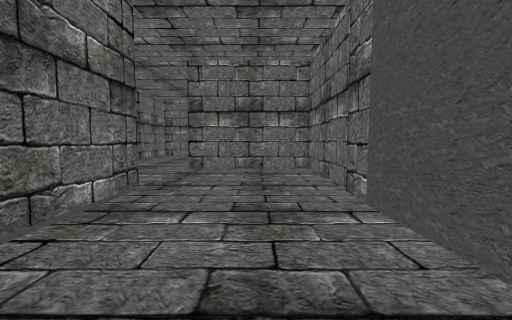
View 1 (above)

12 first-person views from a walk through a 3-D level made in the Unity game engine. The camera is 1.3 m above the floor, tilts 4° down and sees 90° across. The floor is counted in squares, 2 m on a side. Each view is taken from the middle of a square. On the plan, view 1 faces up. The plan holds only what a view shows up to about 9 squares ahead; the rest is blank. The place goes on beyond the plan.

View 2
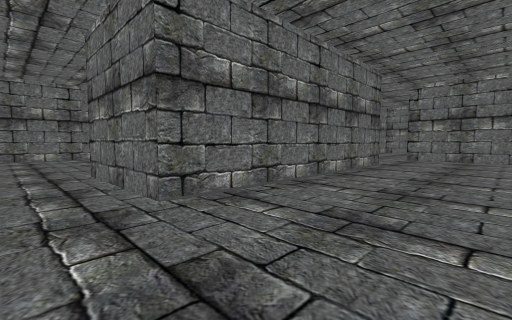

View 3
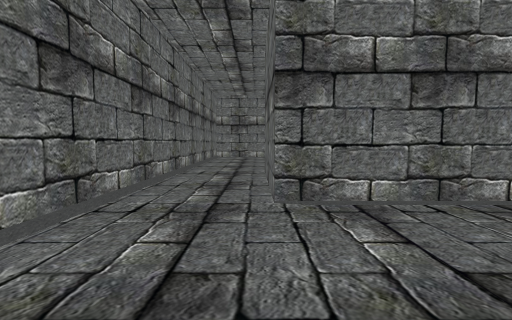

View 4
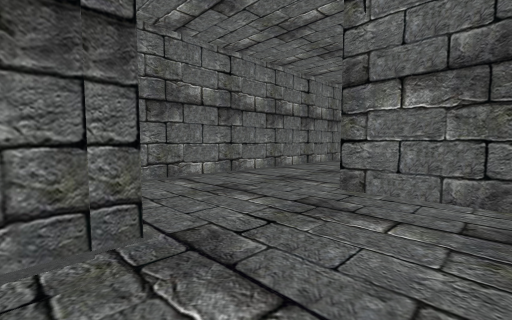

View 5
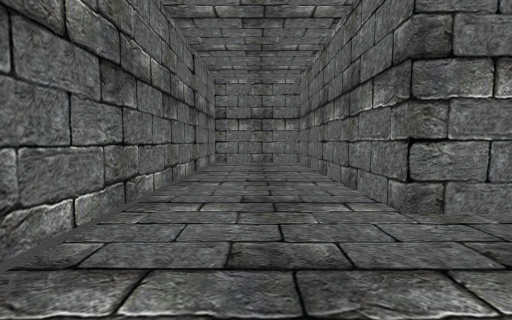

View 6
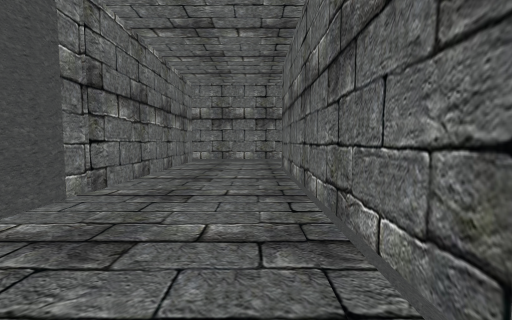

View 7
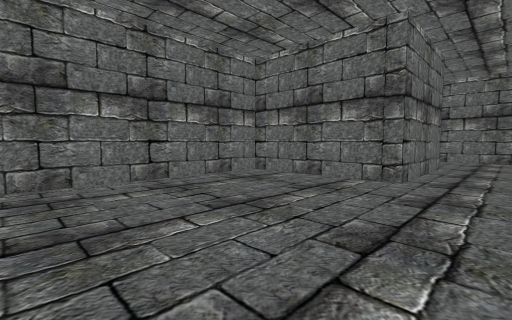

View 8
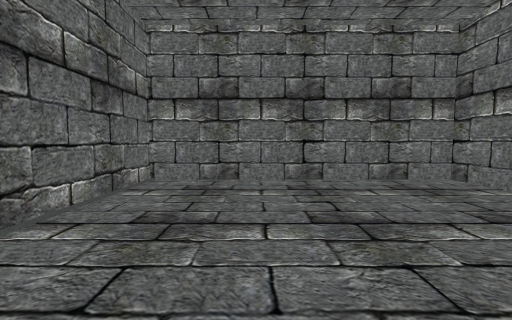

View 9
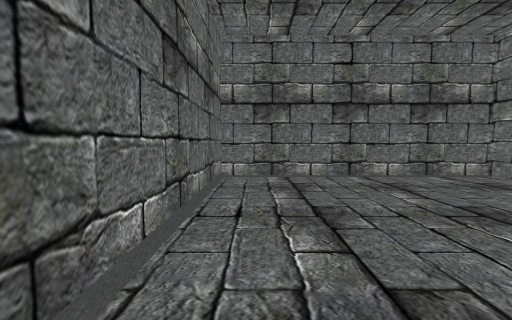

View 10
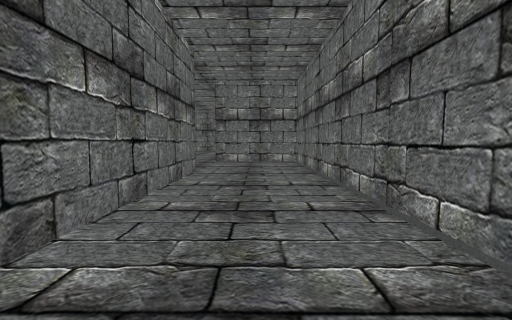

View 11
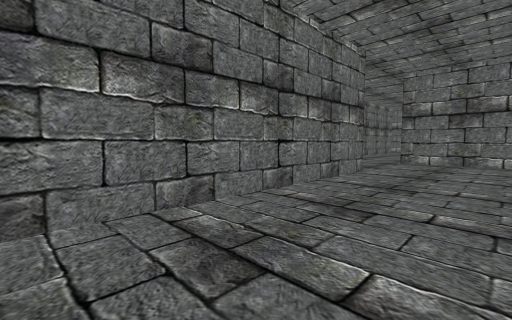

View 12
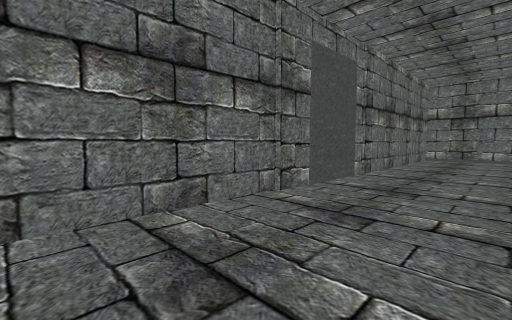

### Floor plan
Ten units are one square. View 1 is at (0, 0); x grows to the right and y downward. Boxes are objects, and circles mark ways between rooms. Rooms are numbered by the first view taken in them; rooms with no view inside come last. Other rooms are left out.
<svg viewBox="-103 -126 120 178">
<path fill="none" stroke="#000" d="M-56 47 12 47 12 -63 -17 -63 -17 -121 -43 -121 -43 -36 -17 -36 -17 28 -46 28M-46 28 -46 -4 -98 -4 -98 47 -56 47"/>
<circle cx="-45" cy="35" r="3" fill="#2a7"/>
<text x="-10" y="-30">1</text>
<text x="-70" y="20">2</text>
</svg>
Room 1 opens to room 2.

Where each view was taken, in squares from view 1:
view 1: 0 up, 0 right, facing up
view 2: 4 down, 1 right, facing up-left
view 3: 3 down, 1 right, facing left
view 4: 3 up, 0 right, facing up-left
view 5: 4 up, 3 left, facing up
view 6: 4 up, 1 left, facing down
view 7: 4 down, 9 left, facing up-right
view 8: 4 down, 8 left, facing up
view 9: 4 down, 5 left, facing left
view 10: 12 up, 3 left, facing down
view 11: 12 up, 4 left, facing down-right
view 12: 6 up, 1 left, facing down-right
